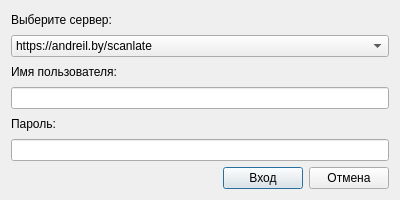
<?xml version="1.0" encoding="UTF-8"?>
<ui version="4.0">
 <class>LoginDialog</class>
 <widget class="QDialog" name="LoginDialog">
  <property name="windowModality">
   <enum>Qt::ApplicationModal</enum>
  </property>
  <property name="geometry">
   <rect>
    <x>0</x>
    <y>0</y>
    <width>400</width>
    <height>200</height>
   </rect>
  </property>
  <property name="minimumSize">
   <size>
    <width>400</width>
    <height>200</height>
   </size>
  </property>
  <property name="maximumSize">
   <size>
    <width>400</width>
    <height>200</height>
   </size>
  </property>
  <property name="baseSize">
   <size>
    <width>400</width>
    <height>200</height>
   </size>
  </property>
  <property name="focusPolicy">
   <enum>Qt::NoFocus</enum>
  </property>
  <property name="windowTitle">
   <string>Вход пользователя</string>
  </property>
  <layout class="QVBoxLayout" name="verticalLayout_2">
   <item>
    <layout class="QVBoxLayout" name="verticalLayout">
     <item>
      <widget class="QLabel" name="label">
       <property name="text">
        <string>Выберите сервер:</string>
       </property>
      </widget>
     </item>
     <item>
      <widget class="QComboBox" name="cb_server">
       <item>
        <property name="text">
         <string>https://andreil.by/scanlate</string>
        </property>
       </item>
      </widget>
     </item>
     <item>
      <widget class="QLabel" name="label_2">
       <property name="text">
        <string>Имя пользователя:</string>
       </property>
      </widget>
     </item>
     <item>
      <widget class="QLineEdit" name="le_username"/>
     </item>
     <item>
      <widget class="QLabel" name="label_3">
       <property name="text">
        <string>Пароль:</string>
       </property>
      </widget>
     </item>
     <item>
      <widget class="QLineEdit" name="le_password">
       <property name="echoMode">
        <enum>QLineEdit::Password</enum>
       </property>
      </widget>
     </item>
    </layout>
   </item>
   <item>
    <layout class="QHBoxLayout" name="horizontalLayout">
     <item>
      <spacer name="horizontalSpacer">
       <property name="orientation">
        <enum>Qt::Horizontal</enum>
       </property>
       <property name="sizeHint" stdset="0">
        <size>
         <width>40</width>
         <height>20</height>
        </size>
       </property>
      </spacer>
     </item>
     <item>
      <widget class="QPushButton" name="pb_login">
       <property name="text">
        <string>Вход</string>
       </property>
      </widget>
     </item>
     <item>
      <widget class="QPushButton" name="pb_cancel">
       <property name="text">
        <string>Отмена</string>
       </property>
      </widget>
     </item>
    </layout>
   </item>
  </layout>
 </widget>
 <resources/>
 <connections/>
</ui>
